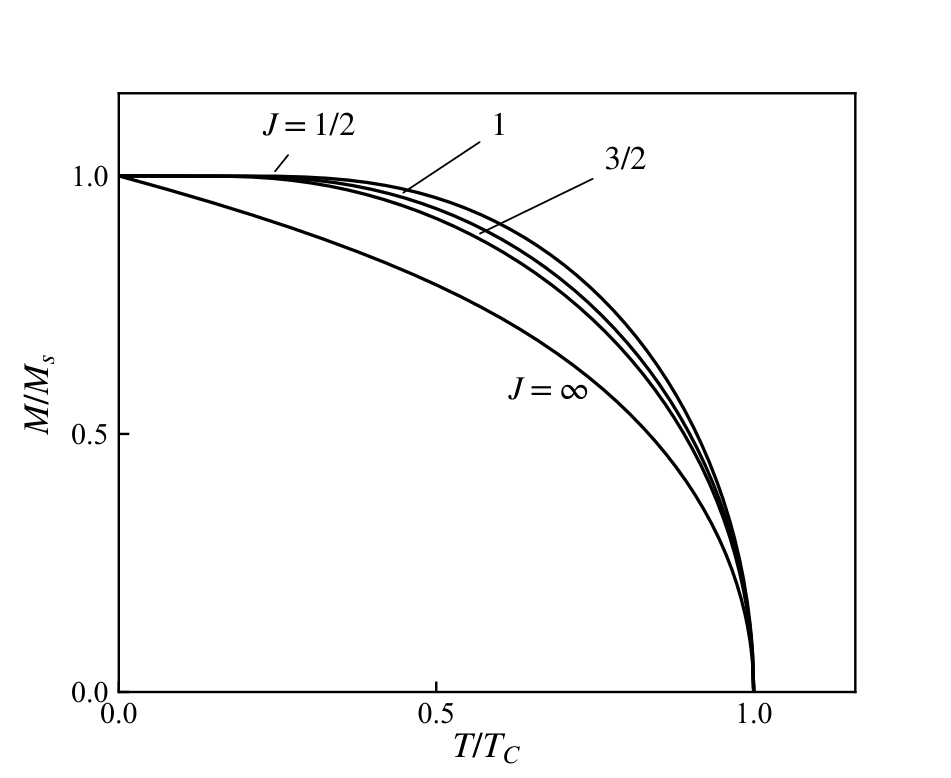

The script that drew this image:
# -*- coding: utf-8 -*-
# 图 5.3 约化磁化强度 M/Ms 随 T/TC 的平均场曲线族：J=1/2, 1, 3/2, 无穷
import sys
sys.path.insert(0, r'E:\AI整理书籍\磁学\book\fig_src')
import numpy as np
from scipy.optimize import brentq
import matplotlib.pyplot as plt
from mplstyle import new_fig, save_fig


def Brillouin(J, x):
    if J == np.inf:
        if abs(x) < 1e-8:
            return x / 3.0
        return 1.0 / np.tanh(x) - 1.0 / x
    g = 2 * J + 1
    if abs(x) < 1e-8:
        return (g + 1) * x / (6 * J)
    return g / (2 * J) / np.tanh(g * x / (2 * J)) - 1.0 / (2 * J) / np.tanh(x / (2 * J))


def M_of_t(J, t):
    a = (3.0 if J == np.inf else 3 * J / (J + 1)) / t   # M = B_J(a*M)
    if t >= 1:
        return 0.0
    if t < 0.1 and np.isfinite(J):
        return 1.0                   # tanh-saturated; deviation < 1e-9
    f = lambda m: Brillouin(J, a * m) - m
    # physical root = largest root: take the LAST sign change on a grid
    mg = np.linspace(1e-6, 1.0 - 1e-9, 400)
    fg = np.array([f(m) for m in mg])
    idx = np.where(np.diff(np.signbit(fg)))[0]
    if len(idx) == 0:
        return 0.0
    i = idx[-1]
    return brentq(f, mg[i], mg[i + 1], xtol=1e-14)


fig, ax = new_fig(4.4, 3.6)

t = np.linspace(0, 1, 500)
for J in (0.5, 1.0, 1.5, np.inf):
    M = np.array([1.0 if ti == 0 else M_of_t(J, ti) for ti in t])
    ax.plot(t, M, 'k-', lw=1.1)

ax.set_xlim(0, 1.16)
ax.set_ylim(0, 1.16)
ax.set_xticks([0, 0.5, 1.0])
ax.set_yticks([0, 0.5, 1.0])
ax.set_xlabel(r'$T/T_C$', fontsize=12, labelpad=1)
ax.set_ylabel(r'$M/M_s$', fontsize=12)
ax.tick_params(top=False, right=False)

# leader-line labels above the curve bundle (as in the book)
lab = {0.5: r'$J=1/2$', 1.0: r'$1$', 1.5: r'$3/2$'}
for J, xt, yt, tt in [(0.5, 0.30, 1.075, 0.24),
                      (1.0, 0.60, 1.075, 0.44),
                      (1.5, 0.80, 1.010, 0.56)]:
    ax.annotate(lab[J], xy=(tt, M_of_t(J, tt)), xytext=(xt, yt),
                fontsize=11, ha='center',
                arrowprops=dict(arrowstyle='-', lw=0.6))
ax.text(0.68, M_of_t(np.inf, 0.68) - 0.055, r'$J=\infty$', fontsize=11,
        ha='center', va='top')

save_fig(fig, 'ch5', 'fig5_03')
